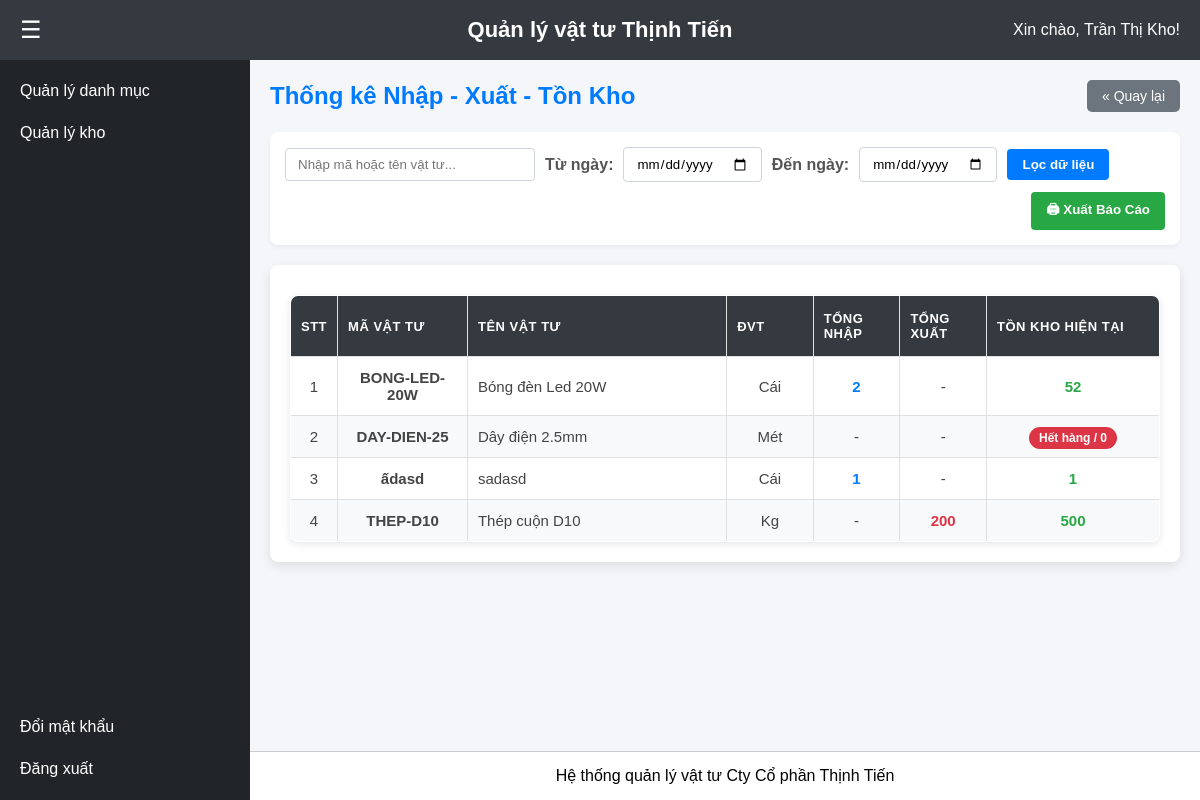
/bctk_nhap_xuat.php (signed in), run on the app's committed database.
### tables this page shows
CREATE TABLE IF NOT EXISTS `nguoi_dung` (
  `id_nguoi_dung` int(11) NOT NULL AUTO_INCREMENT,
  `tai_khoan` varchar(50) NOT NULL,
  `mat_khau` varchar(255) NOT NULL,
  `ho_ten` varchar(100) NOT NULL,
  `id_vai_tro` int(11) DEFAULT NULL,
  PRIMARY KEY (`id_nguoi_dung`),
  UNIQUE KEY `tai_khoan` (`tai_khoan`),
  KEY `fk_nguoidung_vaitro` (`id_vai_tro`)
);

CREATE TABLE IF NOT EXISTS `vat_tu` (
  `id_vat_tu` int(11) NOT NULL AUTO_INCREMENT,
  `ma_vat_tu` varchar(50) NOT NULL,
  `ten_vat_tu` varchar(255) NOT NULL,
  `id_dvt` int(11) NOT NULL,
  `id_loai_vat_tu` int(11) DEFAULT NULL,
  `mo_ta` text DEFAULT NULL,
  `anh_vat_tu` varchar(255) DEFAULT NULL,
  `id_hsx` int(11) DEFAULT NULL,
  `id_kho` int(11) NOT NULL,
  PRIMARY KEY (`id_vat_tu`),
  UNIQUE KEY `ma_vat_tu` (`ma_vat_tu`),
  KEY `fk_vattu_dvt` (`id_dvt`),
  KEY `fk_vattu_hsx` (`id_hsx`),
  KEY `fk_vat_tu_loai` (`id_loai_vat_tu`),
  KEY `id_kho` (`id_kho`),
  KEY `id_kho_2` (`id_kho`)
);

CREATE TABLE IF NOT EXISTS `don_vi_tinh` (
  `id_dvt` int(11) NOT NULL AUTO_INCREMENT,
  `ten_don_vi_tinh` varchar(50) NOT NULL,
  PRIMARY KEY (`id_dvt`)
);

### bctk_nhap_xuat.php (the view, shortened to what this page needs)
<?php
include 'db_connect.php';
$search = isset($_GET['search']) ? mysqli_real_escape_string($conn, trim($_GET['search'])) : "";
$tu_ngay = isset($_GET['tu_ngay']) ? trim($_GET['tu_ngay']) : "";
$den_ngay = isset($_GET['den_ngay']) ? trim($_GET['den_ngay']) : "";
$w_nhap = "1=1";
$w_xuat = "1=1";
$where_vt = "1=1";
$sql = "SELECT
            vt.id_vat_tu, vt.ma_vat_tu, vt.ten_vat_tu,
            dvt.ten_don_vi_tinh,
            IFNULL(nhap.tong_nhap, 0) AS tong_nhap,
            IFNULL(xuat.tong_xuat, 0) AS tong_xuat,
            IFNULL(tk.tong_ton, 0) AS ton_kho
        FROM vat_tu vt
        LEFT JOIN don_vi_tinh dvt ON vt.id_dvt = dvt.id_dvt
        -- Lấy Tổng Nhập trong kỳ
        LEFT JOIN (
            SELECT ct.id_vat_tu, SUM(ct.so_luong) AS tong_nhap
            FROM chi_tiet_nhap_kho ct
            LEFT JOIN phieu_nhap_kho p ON ct.id_phieu_nhap = p.id_phieu_nhap
            WHERE $w_nhap
            GROUP BY ct.id_vat_tu
        ) nhap ON vt.id_vat_tu = nhap.id_vat_tu
        -- Lấy Tổng Xuất trong kỳ
        LEFT JOIN (
            SELECT ct.id_vat_tu, SUM(ct.so_luong) AS tong_xuat
            FROM chi_tiet_xuat_kho ct
            LEFT JOIN phieu_xuat_kho p ON ct.id_phieu_xuat = p.id_phieu_xuat
            WHERE $w_xuat
            GROUP BY ct.id_vat_tu
        ) xuat ON vt.id_vat_tu = xuat.id_vat_tu
        -- Lấy Tồn kho thực tế hiện tại
        LEFT JOIN (
            SELECT id_vat_tu, SUM(so_luong_ton) AS tong_ton
            FROM ton_kho
            GROUP BY id_vat_tu
        ) tk ON vt.id_vat_tu = tk.id_vat_tu
        WHERE $where_vt
        ORDER BY vt.ten_vat_tu ASC";
$result = mysqli_query($conn, $sql);
?>
<!DOCTYPE html>
<html lang="vi">
<head>
    <link rel="stylesheet" href="/css/style.css?v=<?php echo time(); ?>">
</head>
<body>
    <?php include 'includes/header.php'; ?>
    <div class="wrapper">
        <?php include 'includes/sidebar.php'; ?>
        <div class="main-content">
            <main>
                <div class="toolbar">
                    <h2 class="page-title" style="margin: 0; color: #007bff;">Thống kê Nhập - Xuất - Tồn Kho</h2>
                    <a href="bctk_index.php" style="padding: 8px 15px; background: #6c757d; color: white; text-decoration: none; border-radius: 5px; font-size: 14px;">&laquo; Quay lại</a>
                </div>
                <form class="filter-wrapper" method="GET" action="bctk_nhap_xuat.php">
                    <input type="text" name="search" placeholder="Nhập mã hoặc tên vật tư..." value="<?=htmlspecialchars($search)?>" style="width: 250px;">
                    <span style="font-weight: bold; color: #555;">Từ ngày:</span>
                    <input type="date" name="tu_ngay" value="<?=htmlspecialchars($tu_ngay)?>">
                    <span style="font-weight: bold; color: #555;">Đến ngày:</span>
                    <input type="date" name="den_ngay" value="<?=htmlspecialchars($den_ngay)?>">
                    <button type="submit" class="btn-search">Lọc dữ liệu</button>
                    <button type="button" class="btn-print" onclick="window.print()">🖨 Xuất Báo Cáo</button>
                </form>
                <div id="table-container" style="overflow-x: auto;">
                    <table class="data-table">
                        <thead>
                            <tr>
                                <th width="5%">STT</th>
                                <th width="15%">MÃ VẬT TƯ</th>
                                <th width="30%">TÊN VẬT TƯ</th>
                                <th width="10%">ĐVT</th>
                                <th width="10%">TỔNG NHẬP</th>
                                <th width="10%">TỔNG XUẤT</th>
                                <th width="20%">TỒN KHO HIỆN TẠI</th>
                            </tr>
                        </thead>
                        <tbody>
                            <?php
                            $stt = 1;
                            if (!$result) {
                                echo "<tr><td colspan='7' class='text-center' style='padding:20px; color:red; font-weight:bold;'>Lỗi truy vấn dữ liệu: " . mysqli_error($conn) . "</td></tr>";
                            }
                            elseif (mysqli_num_rows($result) > 0) {
                                while ($row = mysqli_fetch_assoc($result)) {
                                    $ma_vt = !empty($row['ma_vat_tu']) ? htmlspecialchars((string)$row['ma_vat_tu']) : "";
                                    $ten_vt = !empty($row['ten_vat_tu']) ? htmlspecialchars((string)$row['ten_vat_tu']) : "";
                                    $dvt = !empty($row['ten_don_vi_tinh']) ? htmlspecialchars((string)$row['ten_don_vi_tinh']) : "-";
                                    $ton_kho = $row['ton_kho'];
                                    $badge = ($ton_kho <= 0) ? "<span class='badge-danger'>Hết hàng / 0</span>" : "<span style='font-weight:bold; font-size:15px; color:#28a745;'>" . number_format($ton_kho, 0, ',', '.') . "</span>";
                                    echo "<tr>";
                                    echo "<td class='text-center'>" . $stt++ . "</td>";
                                    echo "<td class='text-center'><strong>" . $ma_vt . "</strong></td>";
                                    echo "<td class='text-left'>" . $ten_vt . "</td>";
                                    echo "<td class='text-center'>" . $dvt . "</td>";
                                    $nhap_str = ($row['tong_nhap'] > 0) ? "<span style='color:#007bff; font-weight:bold;'>" . number_format($row['tong_nhap'], 0, ',', '.') . "</span>" : "-";
                                    echo "<td class='text-center'>" . $nhap_str . "</td>";
                                    $xuat_str = ($row['tong_xuat'] > 0) ? "<span style='color:#dc3545; font-weight:bold;'>" . number_format($row['tong_xuat'], 0, ',', '.') . "</span>" : "-";
                                    echo "<td class='text-center'>" . $xuat_str . "</td>";
                                    echo "<td class='text-center'>" . $badge . "</td>";
                                    echo "</tr>";
                                }
                            }
                            ?>
                        </tbody>
                    </table>
                </div>
            </main>
            <?php include 'includes/footer.php'; ?>
        </div>
    </div>
</body>
</html>

### includes/header.php (shortened to what this page needs)
<?php
include 'db_connect.php';
$id_nguoi_dung = $_SESSION['id_nguoi_dung'];
$sql = "SELECT * FROM nguoi_dung WHERE id_nguoi_dung='$id_nguoi_dung'";
$result_user = mysqli_query($conn, $sql);
if ($row = mysqli_fetch_assoc($result_user)) {
    $ho_ten = $row['ho_ten'];
} else {
    $ho_ten = "Admin";
}
?>
<header>
    <div class="header-left">
        <button class="btn-toggle" onclick="dongMoSidebar()">☰</button>
    </div>
    <div class="header-center">
        Quản lý vật tư Thịnh Tiến
    </div>
    <div class="header-right">
        Xin chào, <?php echo $ho_ten; ?>!
    </div>
</header>

### css/style.css (style rules this page uses)
* { margin: 0; padding: 0; box-sizing: border-box; font-family: Arial, sans-serif; }
body { display: flex; flex-direction: column; height: 100vh; }
header { display: flex; align-items: center; background-color: #343a40; color: white; height: 60px; padding: 0 20px; }
.header-left { flex: 1; display: flex; justify-content: flex-start; }
.header-center { flex: 1; display: flex; justify-content: center; font-size: 22px; font-weight: bold; }
.header-right { flex: 1; display: flex; justify-content: flex-end; }
.btn-toggle { background: transparent; border: none; color: white; font-size: 24px; cursor: pointer; }
.wrapper { display: flex; flex: 1; overflow: hidden; }
.main-content { flex: 1; display: flex; flex-direction: column; background: #f4f6f9; }
main { flex: 1; padding: 20px; }
#table-container { background-color: #ffffff; padding: 20px; border-radius: 8px; box-shadow: 0 2px 8px rgba(0,0,0,0.1); margin-top: 15px; overflow-x: auto; }
#table-container table { width: 100%; border-collapse: collapse; }
#table-container th, #table-container td { border: 1px solid #dee2e6; padding: 12px 15px; text-align: left; }
#table-container thead th { background-color: #343a40; color: #ffffff; font-weight: bold; }
#table-container th.text-center, #table-container td.text-center { text-align: center; }
#table-container tbody tr:nth-child(even) { background-color: #f8f9fa; }
#table-container { background: white; padding: 20px; border-radius: 8px; box-shadow: 0 4px 12px rgba(0,0,0,0.1); }
#table-container table { width: 100%; border-collapse: collapse; margin-top: 10px; font-size: 15px; }
#table-container table, #table-container th, #table-container td { border: 1px solid #e0e0e0; }
#table-container thead th { background-color: #343a40; color: white; padding: 15px 10px; text-transform: uppercase; font-size: 13px; letter-spacing: 0.5px; }
#table-container tbody td { padding: 12px 10px; color: #444; }
.text-center { text-align: center; }
.text-left { text-align: left; }

### bctk_nhap_xuat.php (style rules this page uses)
.toolbar { display: flex; justify-content: space-between; align-items: center; margin-bottom: 20px; }
.filter-wrapper { display: flex; flex-wrap: wrap; gap: 10px; background: #fff; padding: 15px; border-radius: 8px; box-shadow: 0 2px 4px rgba(0,0,0,0.05); margin-bottom: 20px; align-items: center; }
.filter-wrapper input { padding: 8px 12px; border: 1px solid #ced4da; border-radius: 4px; outline: none; }
.btn-search { padding: 8px 15px; background: #007bff; color: white; border: none; border-radius: 4px; cursor: pointer; font-weight: bold; }
.btn-print { padding: 8px 15px; background: #28a745; color: white; border: none; border-radius: 4px; cursor: pointer; font-weight: bold; margin-left: auto; }
.data-table { width: 100%; border-collapse: collapse; background: white; box-shadow: 0 2px 8px rgba(0,0,0,0.1); border-radius: 8px; overflow: hidden; }
.data-table th, .data-table td { padding: 12px 10px; border: 1px solid #e0e0e0; vertical-align: middle; }
.data-table thead th { background-color: #343a40; color: white; text-transform: uppercase; font-size: 13px; text-align: center; }
.badge-danger { background-color: #dc3545; color: white; padding: 4px 10px; border-radius: 12px; font-size: 12px; font-weight: bold; }

### data on the page
nguoi_dung: ho_ten "Trần Thị Kho"
vat_tu: ma_vat_tu "BONG-LED-20W", ten_vat_tu "Bóng đèn Led 20W", id_dvt.ten_don_vi_tinh "Cái", tong_nhap "2", ton_kho "52"
vat_tu: ma_vat_tu "DAY-DIEN-25", ten_vat_tu "Dây điện 2.5mm", id_dvt.ten_don_vi_tinh "Mét", shows "Hết hàng / 0"
vat_tu: ma_vat_tu "ấdasd", ten_vat_tu "sadasd", id_dvt.ten_don_vi_tinh "Cái", tong_nhap "1", ton_kho "1"
vat_tu: ma_vat_tu "THEP-D10", ten_vat_tu "Thép cuộn D10", id_dvt.ten_don_vi_tinh "Kg", tong_xuat "200", ton_kho "500"
